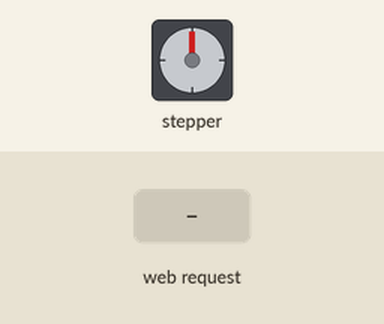
This sketch was run on a simulated ESP32. Parts: stepper motor. Wiring (inferred from the names in the program): stepper motor (2048 steps per turn assumed): coils GPIO 19, GPIO 18, GPIO 5, GPIO 17. The test bench sets the inputs (shaded band). WiFi joins after 1.5 s; servers stay silent unless stated; web services answer with replies made up by the test bench; what the sketch prints to the serial monitor is not drawn.

Above: at 3.2 s.
3.3 s: HTTP request GET /motor?cw=on received
At 3.96 s:
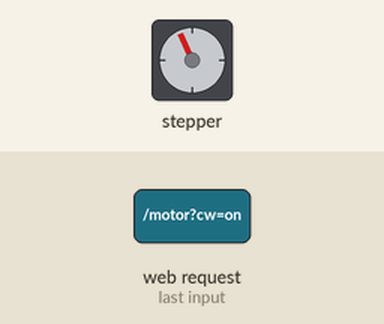
At 4.56 s:
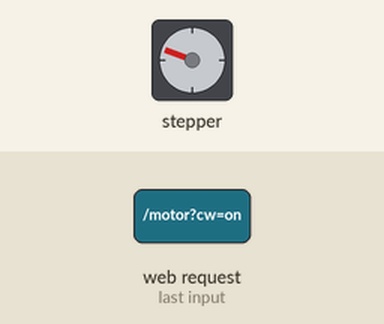
6.3 s: HTTP request GET /motor?cw=on received
9.3 s: HTTP request GET /motor?ccw=on received
15.3 s: HTTP request GET /motor?stop=on received
At 16.7 s:
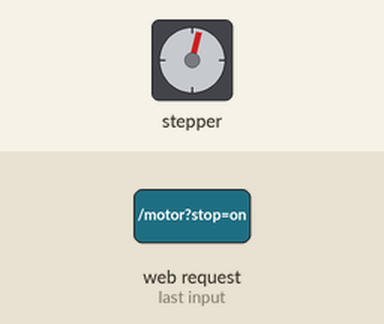
Timing chart, 0 to 17.8 s (numbered marks = the images above; inputs shaded):
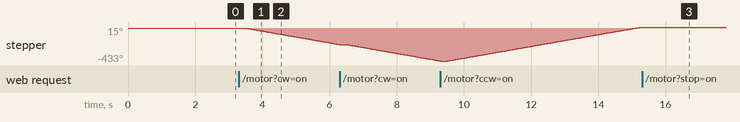

The sketch:

Modul_5_ESP32.ino
```cpp
/*
 ============================================================================
  PRAKTIKUM 5: KENDALI ROTASI PENYEMPROT TANAMAN IOT (ESP32 + DRIVER ULN2003A)
  Modul: Kendali Rotasi Penyemprot Tanaman dengan Motor Stepper & Cloud ThingSpeak
  Driver: ULN2003A (Motor Stepper 28BYJ-48 5V)
  Desain: Glassmorphism UI Responsif & Kendali Non-Blocking
  Board: ESP32 DevKit V1 / NodeMCU-32S
 ============================================================================
  WIRING PIN ULN2003A KE ESP32:
  - IN1 Driver ULN2003A -> Pin D19 (GPIO 19)
  - IN2 Driver ULN2003A -> Pin D18 (GPIO 18)
  - IN3 Driver ULN2003A -> Pin D5  (GPIO 5)
  - IN4 Driver ULN2003A -> Pin D17 (GPIO 17)
  - VCC Driver ULN2003A -> Pin VIN (5V) ESP32 / Adaptor 5V Eksternal
  - GND Driver ULN2003A -> Pin GND ESP32
 ============================================================================
*/

#include <Arduino.h>
#include <WiFi.h>
#include <WebServer.h>
#include <HTTPClient.h>

// ================= PENGATURAN WI-FI FISIK =================
const char *ssid = "e";
const char *password = "2,71828e";

// ================= PENGATURAN CLOUD THINGSPEAK =============
const char *thingspeakApiKey = "OQOEYH2V7ETCOMG5";
const unsigned long thingspeakChannel = 3553280;

// ================= KONFIGURASI PIN ULN2003A ===============
const int in1Pin = 19; // GPIO 19
const int in2Pin = 18; // GPIO 18
const int in3Pin = 5;  // GPIO 5
const int in4Pin = 17; // GPIO 17

// Status Motor: 0 = STOP, 1 = CW (Searah Jarum Jam), -1 = CCW (Berlawanan Jarum Jam)
int dirStatus = 0;

// ================= KONFIGURASI STEPPER 28BYJ-48 ===========
// Pola 4-Langkah (Full-Step High Torque) untuk Driver ULN2003A
const int stepSequence[4][4] = {
    {1, 1, 0, 0},
    {0, 1, 1, 0},
    {0, 0, 1, 1},
    {1, 0, 0, 1}
};

int stepIndex = 0;
unsigned long lastStepTime = 0;
const unsigned long stepIntervalMicros = 2200; // Kecepatan motor (2.2ms per step)

WebServer server(80);

// Prototipe fungsi
void handleMotorControl();
void sendDataToThingSpeak(int status, int speed);

// ================= KENDALI MOTOR STEPPER ULN2003A =========
void setOutputStep(int a, int b, int c, int d) {
    digitalWrite(in1Pin, a);
    digitalWrite(in2Pin, b);
    digitalWrite(in3Pin, c);
    digitalWrite(in4Pin, d);
}

void matikanKoilULN2003() {
    // Matikan semua koil saat motor berhenti agar tidak panas & hemat daya
    setOutputStep(0, 0, 0, 0);
}

// ================= HALAMAN WEB GLASSMORPHISM ===============
String getHtml() {
    String statusTitle = "Penyemprot Berhenti";
    String statusSubtitle = "Motor Stepper dalam posisi siaga (OFF)";
    String statusClass = "status-stop";
    String badgeText = "STANDBY • MOTOR OFF";
    String cwActive = (dirStatus == 1) ? "active" : "";
    String ccwActive = (dirStatus == -1) ? "active" : "";
    String stopActive = (dirStatus == 0) ? "active" : "";

    if (dirStatus == 1) {
        statusTitle = "Menyemprot Searah Jarum Jam";
        statusSubtitle = "Motor berputar CW (Kecepatan ~450 Step/s)";
        statusClass = "status-cw";
        badgeText = "BERPUTAR • CW ↻";
    } else if (dirStatus == -1) {
        statusTitle = "Menyemprot Berlawanan Jarum Jam";
        statusSubtitle = "Motor berputar CCW (Kecepatan ~450 Step/s)";
        statusClass = "status-ccw";
        badgeText = "BERPUTAR • CCW ↺";
    }

    String html = R"rawliteral(<!DOCTYPE html>
<html lang="id">
<head>
    <meta charset="UTF-8">
    <meta name="viewport" content="width=device-width, initial-scale=1.0">
    <title>Kendali Penyemprot Tanaman IoT - ESP32</title>
    <style>
        * { box-sizing: border-box; margin: 0; padding: 0; }
        body {
            font-family: 'Segoe UI', -apple-system, BlinkMacSystemFont, Roboto, sans-serif;
            background: radial-gradient(circle at 15% 15%, rgba(16, 185, 129, 0.22) 0%, transparent 45%),
                        radial-gradient(circle at 85% 85%, rgba(6, 182, 212, 0.22) 0%, transparent 45%),
                        radial-gradient(circle at 50% 50%, rgba(99, 102, 241, 0.12) 0%, transparent 60%),
                        #0b1320;
            min-height: 100vh;
            color: #f8fafc;
            display: flex;
            justify-content: center;
            align-items: center;
            padding: 24px 16px;
        }
        .glass-card {
            width: 100%;
            max-width: 500px;
            background: rgba(18, 28, 45, 0.65);
            backdrop-filter: blur(20px);
            -webkit-backdrop-filter: blur(20px);
            border: 1px solid rgba(255, 255, 255, 0.12);
            border-radius: 26px;
            padding: 32px 28px;
            box-shadow: 0 25px 50px -12px rgba(0, 0, 0, 0.6), inset 0 1px 1px rgba(255, 255, 255, 0.15);
            text-align: center;
        }
        .header {
            margin-bottom: 24px;
        }
        .header .app-icon {
            font-size: 38px;
            margin-bottom: 8px;
            display: inline-block;
            filter: drop-shadow(0 0 14px rgba(52, 211, 153, 0.45));
        }
        .header h1 {
            font-size: 23px;
            font-weight: 700;
            letter-spacing: -0.3px;
            margin-bottom: 6px;
            background: linear-gradient(90deg, #34d399, #38bdf8);
            -webkit-background-clip: text;
            -webkit-text-fill-color: transparent;
        }
        .header p {
            font-size: 13px;
            color: #94a3b8;
        }

        .status-panel {
            background: rgba(11, 19, 32, 0.65);
            border: 1px solid rgba(255, 255, 255, 0.08);
            border-radius: 18px;
            padding: 20px;
            margin-bottom: 24px;
            box-shadow: inset 0 2px 4px rgba(0, 0, 0, 0.3);
            transition: all 0.3s ease;
        }
        .status-badge {
            display: inline-flex;
            align-items: center;
            gap: 6px;
            font-size: 11px;
            font-weight: 700;
            letter-spacing: 0.8px;
            padding: 4px 12px;
            border-radius: 20px;
            margin-bottom: 12px;
        }
        .status-cw .status-badge {
            background: rgba(16, 185, 129, 0.2);
            color: #34d399;
            border: 1px solid rgba(52, 211, 153, 0.4);
            box-shadow: 0 0 14px rgba(52, 211, 153, 0.35);
        }
        .status-ccw .status-badge {
            background: rgba(6, 182, 212, 0.2);
            color: #38bdf8;
            border: 1px solid rgba(56, 189, 248, 0.4);
            box-shadow: 0 0 14px rgba(56, 189, 248, 0.35);
        }
        .status-stop .status-badge {
            background: rgba(148, 163, 184, 0.15);
            color: #94a3b8;
            border: 1px solid rgba(148, 163, 184, 0.25);
        }
        .status-title {
            font-size: 17px;
            font-weight: 600;
            color: #f1f5f9;
            margin-bottom: 4px;
        }
        .status-sub {
            font-size: 12px;
            color: #64748b;
        }

        .telemetry-row {
            display: flex;
            justify-content: center;
            gap: 12px;
            margin-top: 14px;
            padding-top: 12px;
            border-top: 1px solid rgba(255, 255, 255, 0.05);
            flex-wrap: wrap;
        }
        .telemetry-item {
            font-size: 11px;
            color: #94a3b8;
            background: rgba(255, 255, 255, 0.04);
            padding: 4px 10px;
            border-radius: 8px;
        }
        .telemetry-item strong {
            color: #e2e8f0;
        }

        .controls-grid {
            display: grid;
            grid-template-columns: 1fr 1fr;
            gap: 14px;
            margin-bottom: 14px;
        }
        .btn-glass {
            display: flex;
            flex-direction: column;
            align-items: center;
            justify-content: center;
            gap: 6px;
            padding: 18px 14px;
            text-decoration: none;
            border-radius: 16px;
            font-weight: 600;
            font-size: 15px;
            transition: all 0.25s ease;
            cursor: pointer;
            border: 1px solid rgba(255, 255, 255, 0.12);
            user-select: none;
        }
        .btn-glass:active {
            transform: scale(0.97);
        }
        .btn-glass .icon {
            font-size: 22px;
        }
        .btn-glass .subtext {
            font-size: 11px;
            font-weight: 400;
            opacity: 0.8;
        }

        .btn-cw {
            background: linear-gradient(135deg, rgba(16, 185, 129, 0.2), rgba(5, 150, 105, 0.35));
            color: #a7f3d0;
            border-color: rgba(52, 211, 153, 0.35);
            box-shadow: 0 8px 20px rgba(16, 185, 129, 0.15);
        }
        .btn-cw:hover, .btn-cw.active {
            background: linear-gradient(135deg, rgba(16, 185, 129, 0.38), rgba(5, 150, 105, 0.55));
            box-shadow: 0 0 24px rgba(52, 211, 153, 0.4);
            transform: translateY(-2px);
            color: #fff;
        }

        .btn-ccw {
            background: linear-gradient(135deg, rgba(6, 182, 212, 0.2), rgba(8, 145, 178, 0.35));
            color: #bae6fd;
            border-color: rgba(56, 189, 248, 0.35);
            box-shadow: 0 8px 20px rgba(6, 182, 212, 0.15);
        }
        .btn-ccw:hover, .btn-ccw.active {
            background: linear-gradient(135deg, rgba(6, 182, 212, 0.38), rgba(8, 145, 178, 0.55));
            box-shadow: 0 0 24px rgba(56, 189, 248, 0.4);
            transform: translateY(-2px);
            color: #fff;
        }

        .btn-stop {
            width: 100%;
            background: linear-gradient(135deg, rgba(239, 68, 68, 0.2), rgba(220, 38, 38, 0.35));
            color: #fecdd3;
            border: 1px solid rgba(248, 113, 113, 0.35);
            box-shadow: 0 8px 20px rgba(239, 68, 68, 0.15);
            flex-direction: row;
            padding: 14px 20px;
            font-size: 15px;
        }
        .btn-stop:hover, .btn-stop.active {
            background: linear-gradient(135deg, rgba(239, 68, 68, 0.38), rgba(220, 38, 38, 0.55));
            box-shadow: 0 0 24px rgba(248, 113, 113, 0.4);
            transform: translateY(-2px);
            color: #fff;
        }

        .footer {
            margin-top: 24px;
            font-size: 11px;
            color: #64748b;
        }
    </style>
</head>
<body>
    <div class="glass-card">
        <div class="header">
            <div class="app-icon">🌱</div>
            <h1>Penyemprot Tanaman IoT</h1>
            <p></p>
        </div>

        <div class="status-panel )rawliteral" + statusClass + R"rawliteral(">
            <div class="status-badge">)rawliteral" + badgeText + R"rawliteral(</div>
            <div class="status-title">)rawliteral" + statusTitle + R"rawliteral(</div>
            <div class="status-sub">)rawliteral" + statusSubtitle + R"rawliteral(</div>
            <div class="telemetry-row">
                <span class="telemetry-item">Driver: <strong>ULN2003A</strong></span>
                <span class="telemetry-item">Motor: <strong>28BYJ-48 5V</strong></span>
                <span class="telemetry-item">Pin: <strong>D19, D18, D5, D17</strong></span>
            </div>
        </div>

        <div class="controls-grid">
            <a class="btn-glass btn-cw )rawliteral" + cwActive + R"rawliteral(" href="/motor?cw=on">
                <span class="icon">↻</span>
                <span>Putar CW</span>
                <span class="subtext">Searah Jarum Jam</span>
            </a>
            <a class="btn-glass btn-ccw )rawliteral" + ccwActive + R"rawliteral(" href="/motor?ccw=on">
                <span class="icon">↺</span>
                <span>Putar CCW</span>
                <span class="subtext">Berlawanan Jarum Jam</span>
            </a>
        </div>

        <a class="btn-glass btn-stop )rawliteral" + stopActive + R"rawliteral(" href="/motor?stop=on">
            <span class="icon">⏹</span>
            <span>Hentikan Motor (STOP)</span>
        </a>

        <div class="footer">
            Modul 5 Kendali Rotasi Penyemprot Tanaman dengan Motor Stepper
        </div>
    </div>
</body>
</html>)rawliteral";

    return html;
}

// ================= SETUP UTAMA ============================
void setup() {
    Serial.begin(115200);
    delay(500);

    Serial.println("\n\n===========================================");
    Serial.println(" ESP32 MODUL 5: PENYEMPROT TANAMAN ULN2003 ");
    Serial.println("===========================================");

    pinMode(in1Pin, OUTPUT);
    pinMode(in2Pin, OUTPUT);
    pinMode(in3Pin, OUTPUT);
    pinMode(in4Pin, OUTPUT);
    matikanKoilULN2003(); // Pastikan semua koil dalam keadaan mati saat awal
    Serial.println("[Stepper] Driver ULN2003A siap pada Pin D19, D18, D5, D17.");

    // Konek ke Wi-Fi Fisik
    WiFi.mode(WIFI_STA);
    WiFi.begin(ssid, password);
    Serial.printf("Menghubungkan ke Wi-Fi: %s ", ssid);

    int timeoutCount = 0;
    while (WiFi.status() != WL_CONNECTED) {
        delay(500);
        Serial.print(".");
        timeoutCount++;
        if (timeoutCount > 60) {
            Serial.println("\n[PERINGATAN] Gagal terhubung ke Wi-Fi! Periksa SSID & Password.");
            break;
        }
    }

    if (WiFi.status() == WL_CONNECTED) {
        Serial.println("\n[SUKSES] Wi-Fi Terhubung!");
        Serial.print(">>> BUKA BROWSER DI HP / LAPTOP: http://");
        Serial.print(WiFi.localIP());
        Serial.println(" <<<");
    }

    // Rute Server HTTP
    server.on("/", HTTP_GET, []() {
        server.send(200, "text/html", getHtml());
    });

    server.on("/motor", HTTP_GET, handleMotorControl);

    server.begin();
    Serial.println("Web Server Glassmorphism Aktif & Siap Mengendalikan Motor!");
}

// ================= LOOP UTAMA =============================
void loop() {
    server.handleClient();

    // Jalankan stepper secara halus dan non-blocking jika dirStatus != 0
    if (dirStatus != 0) {
        unsigned long currentMicros = micros();
        if (currentMicros - lastStepTime >= stepIntervalMicros) {
            lastStepTime = currentMicros;

            if (dirStatus == 1) {
                stepIndex = (stepIndex + 3) % 4; // Searah Jarum Jam (CW pada output shaft gearbox 28BYJ-48)
            } else if (dirStatus == -1) {
                stepIndex = (stepIndex + 1) % 4; // Berlawanan Jarum Jam (CCW pada output shaft gearbox 28BYJ-48)
            }

            setOutputStep(
                stepSequence[stepIndex][0],
                stepSequence[stepIndex][1],
                stepSequence[stepIndex][2],
                stepSequence[stepIndex][3]
            );
        }
    }

    delay(1); // Menjaga kestabilan task RTOS ESP32
}

// ================= KONTROL MOTOR ==========================
void handleMotorControl() {
    if (server.hasArg("cw") && server.arg("cw") == "on") {
        dirStatus = 1;
        Serial.println("\n[Motor] Status: Running CW (Searah Jarum Jam)");
        sendDataToThingSpeak(dirStatus, 450);

    } else if (server.hasArg("ccw") && server.arg("ccw") == "on") {
        dirStatus = -1;
        Serial.println("\n[Motor] Status: Running CCW (Berlawanan Jarum Jam)");
        sendDataToThingSpeak(dirStatus, 450);

    } else if (server.hasArg("stop") && server.arg("stop") == "on") {
        dirStatus = 0;
        matikanKoilULN2003(); // Matikan koil saat berhenti agar motor dingin
        Serial.println("\n[Motor] Status: STOP (Koil Dinonaktifkan)");
        sendDataToThingSpeak(dirStatus, 0);
    }

    server.sendHeader("Location", "/", true);
    server.send(303, "text/plain", "");
}

// ================= PENGIRIMAN DATA KE THINGSPEAK ==========
void sendDataToThingSpeak(int status, int speed) {
    if (WiFi.status() == WL_CONNECTED) {
        HTTPClient http;
        String url = "http://api.thingspeak.com/update?api_key=" + String(thingspeakApiKey) +
                     "&field1=" + String(status) +
                     "&field2=" + String(speed);

        http.begin(url);
        http.setTimeout(2500);
        int httpCode = http.GET();
        if (httpCode > 0) {
            String payload = http.getString();
            payload.trim();
            Serial.printf("[ThingSpeak] Terkirim! Status: %d, Speed: %d (Respon: %s)\n", status, speed, payload.c_str());
        } else {
            Serial.printf("[ThingSpeak] Gagal mengirim: %s\n", http.errorToString(httpCode).c_str());
        }
        http.end();
    }
}
```

Measured:
- after the input at 3.3 s, stepper: keeps turning counter-clockwise at about 78°/s, starting after 0.21 s
- after the input at 15.3 s, stepper: goes on until 15.3 s, then stays 15°
